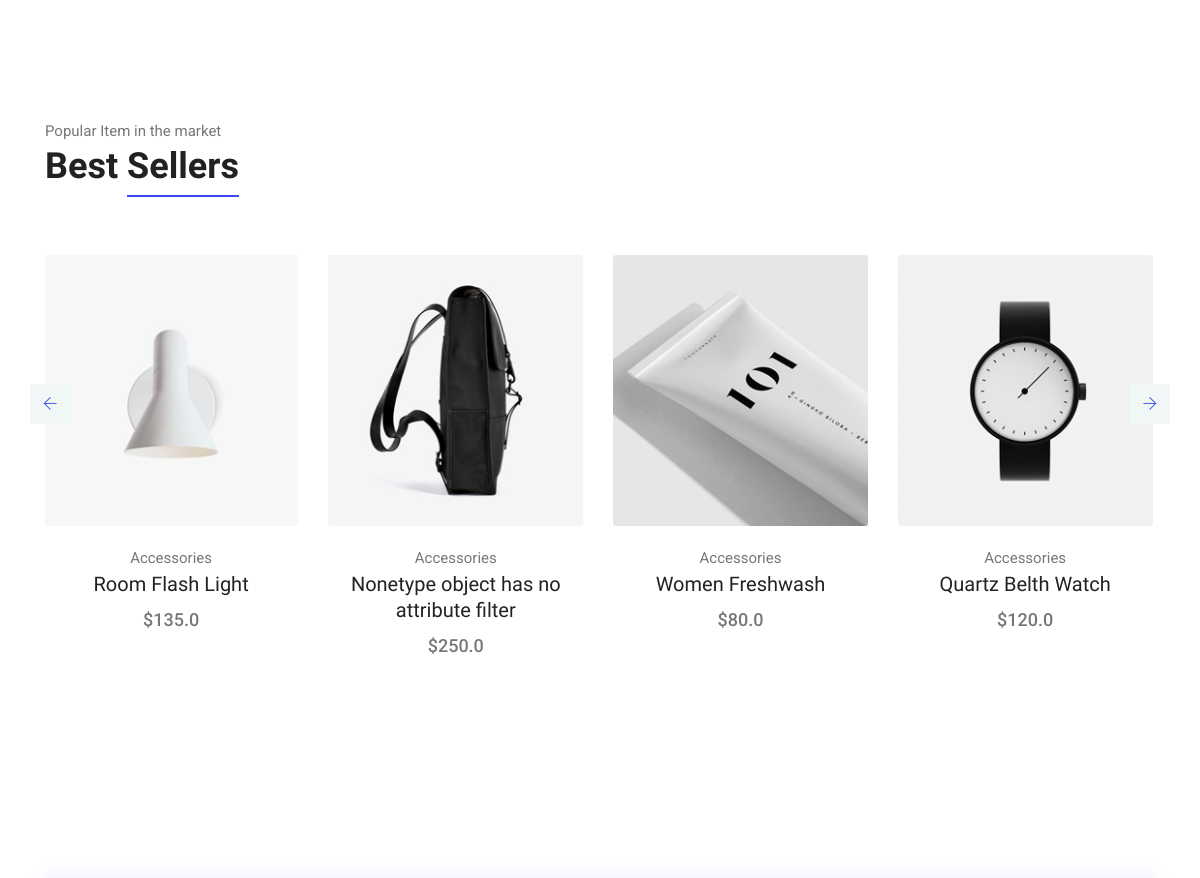
Before: / (middle part) with the older database file.
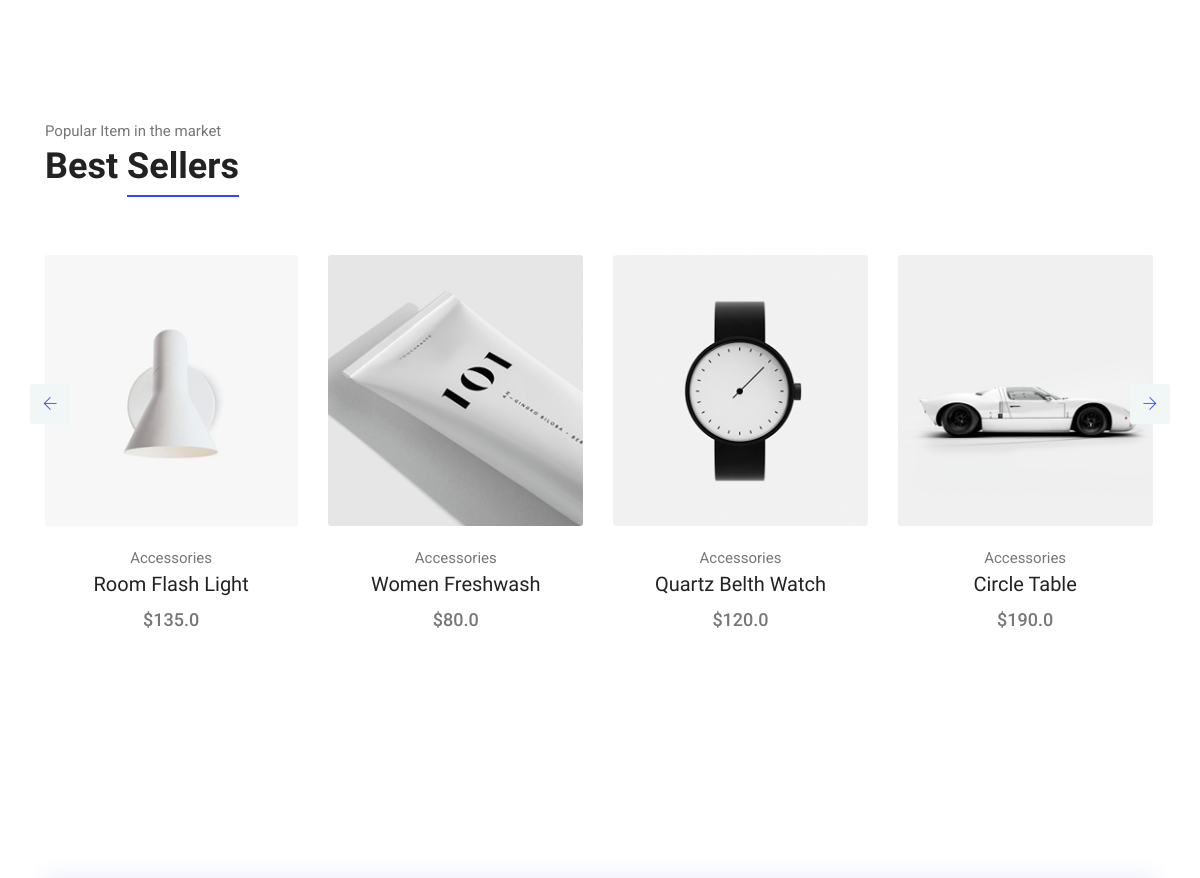
After: the same page with the newer database file.
### store/models.py (models this page shows, shortened)
class Item(models.Model):
    title = models.CharField(max_length=150)
    slug = models.SlugField()
    price = models.FloatField()
    categories = models.ForeignKey(Category, on_delete=models.CASCADE, blank=True, null=True)
    mojodi = models.BooleanField(default=True)
    image = models.ImageField(upload_to='Product Image', blank=True, null=True)
    text = models.TextField()
    description = models.TextField()
    active = models.BooleanField(default=False)
    objects = Manager()
    def get_single_product_url(self):
        return reverse('store:single-product', kwargs={
            'slug':self.slug,
            'pk':self.id
        })

### store/views.py (the view)
# urls.py: path('', views.IndexView.as_view(), name='index'),
class IndexView(View):
    def get(self, request):
        days = datetime.datetime.today() - datetime.timedelta(days=7)
        c = {
            'details': None,
            'products': Product.objects.filter(active=True).order_by('-id')[:4],
            'best_product': Product.objects.filter(orderdetail__date_added__lte=datetime.datetime.today(), orderdetail__date_added__gt=days).annotate(count=Count('orderdetail__count')).order_by('-count')[:5]
        }
        open_order: Order = Order.objects.filter(owner_id=request.user.id, is_paid=False).first()
        if open_order is not None:
            c['details'] = open_order.orderdetail_set.all()
        return render(request, 'index.html', c)

### store/templates/index.html (shortened to what this page needs)
{% extends 'base.html' %}
{% load static %}
{% block body %}
  <main class="site-main">
    <section class="section-margin calc-60px">
      <div class="container">
        <div class="section-intro pb-60px">
          <p>Popular Item in the market</p>
          <h2>Best <span class="section-intro__style">Sellers</span></h2>
        </div>
        <div class="owl-carousel owl-theme" id="bestSellerCarousel">
          {% for b in best_product %}
            <div class="card text-center card-product">
              <div class="card-product__img">
                <img class="img-fluid" src="{{ b.image.url }}" alt="">
              </div>
              <div class="card-body">
                <p>Accessories</p>
                <h4 class="card-product__title"><a href="single-product.html">{{ b.title }}</a></h4>
                <p class="card-product__price">${{ b.price }}</p>
              </div>
            </div>
          {% endfor %}
        </div>
      </div>
    </section>
  </main>
{% endblock %}

Changed rows visible on the page:
no longer on this page (row edited): Item: image (picture), title "Nonetype object has no attribute filter", price "250.0"
now on this page (row unchanged): Item: image (picture), title "Circle Table", price "190.0"
